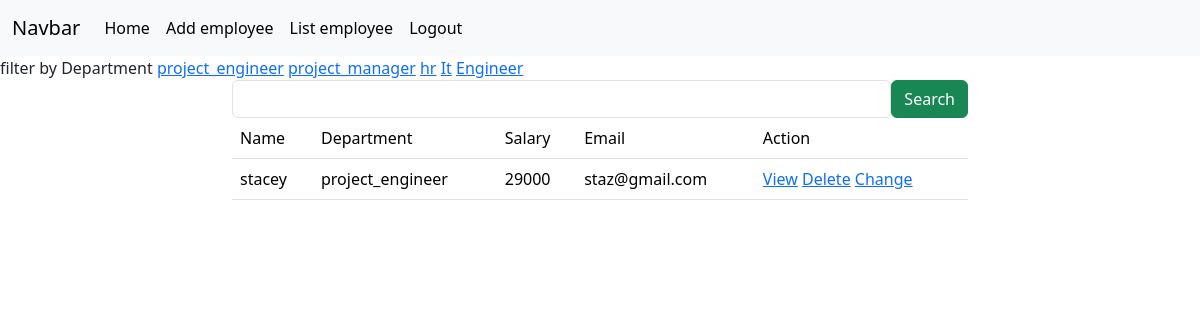
The page /employees/all/?department=project_engineer (signed in) on the database its author committed.
### crm/models.py (models this page shows, shortened)
class Employees(models.Model):
    name=models.CharField(max_length=200)
    department=models.CharField(max_length=200)
    salary=models.PositiveIntegerField()
    email=models.EmailField(unique=True)
    age=models.PositiveIntegerField()
    contact=models.CharField(null=True,max_length=200,blank=True)
    profile_pic=models.ImageField(upload_to="images",null=True,blank=True)
    dob=models.DateField(null=True,blank=True)

### crm/views.py (the view, shortened to what this page needs)
# urls.py: path("employees/all/",views.EmployeeListView.as_view(),name="emp-all"),
@method_decorator(signin_required,name="dispatch")
class EmployeeListView(View):
    def get(self,request,*args,**kwargs):
            qs=Employees.objects.all()
            departments=Employees.objects.all().values_list("department",flat=True).distinct()
            print(departments)
            if "department" in request.GET:
                dept=request.GET.get("department")
                qs=qs.filter(department__iexact=dept)
            return render (request,"emp_list.html",{"data":qs,"departments":departments})

### crm/views.py (called while the page is built)
def signin_required(fn):                                             #decorat0rs
    def wrapper(request,*args,**kwargs):
        if not request.user.is_authenticated:
            messages.error(request,"invalid session")
            return redirect("signin")
        else:
            return fn(request,*args,**kwargs)
    return wrapper

### crm/templates/emp_list.html (shortened to what this page needs)
{%extends 'base.html'%}
{%block body_block%}
<div>
    filter by Department
    {%for dep in departments%}
        <a href="{%url 'emp-all'%}?department={{dep}}">{{dep}}</a>
    {%endfor%}
</div>
<div class="container">
    <div class="row">
        <div class="col-2"></div>
        <div class="col-8">
            <form action="" method="post">
                <div class="d-flex">
                    <input type="text" name="box" class="form-control">
                    <button type="submit" class="btn btn-success">Search</button>
                </div>
            </form>
        </div>
        <div class="container ">
            <div class="row">
                <div class="col-2"></div>
                <div class="col-8">
                    <table class="table">
                        <tr>
                            <td>Name</td>
                            <td>Department</td>
                            <td>Salary</td>
                            <td>Email</td>
                            <td>Action</td>
                        </tr>
                        {%for emp in data%}
                        <tr>
                            <td>{{emp.name}}</td>
                            <td>{{emp.department}}</td>
                            <td>{{emp.salary}}</td>
                            <td>{{emp.email}}</td>
                            <td>
                                <a href="{%url 'emp-details' emp.id%}">View</a>
                                <a href="{%url 'emp-delete' emp.id%}">Delete</a>
                                <a href="{%url 'emp-edit' emp.id%}">Change</a>
                            </td>
                        </tr>
                        {%endfor emp in data%}
                    </table>
                </div>
                <div class="col-2"></div>
            </div>
        </div>
        {%endblock%}

### rows shown on the page
Employees: name "stacey", department "project_engineer", salary "29000", email "staz@gmail.com"

### other values the page prints
{{ dep }} "project_engineer" "project_manager" "hr" "It" "Engineer"
